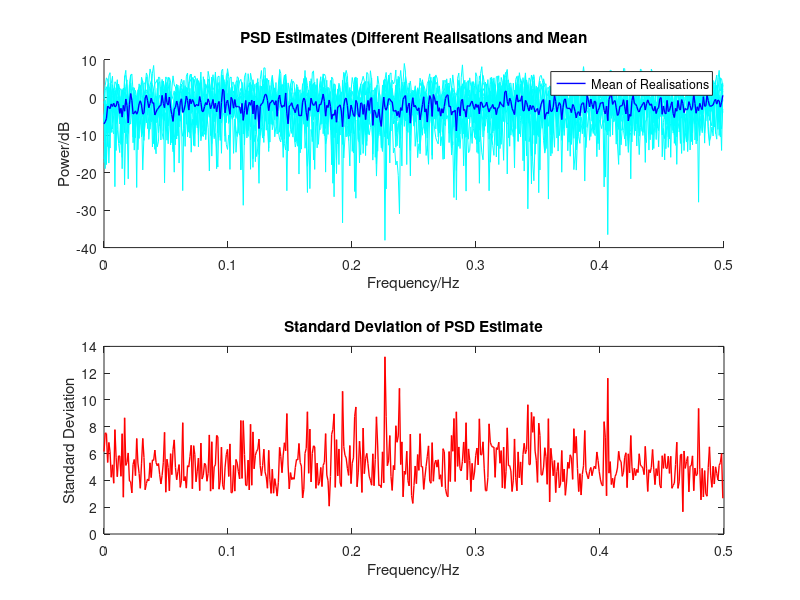
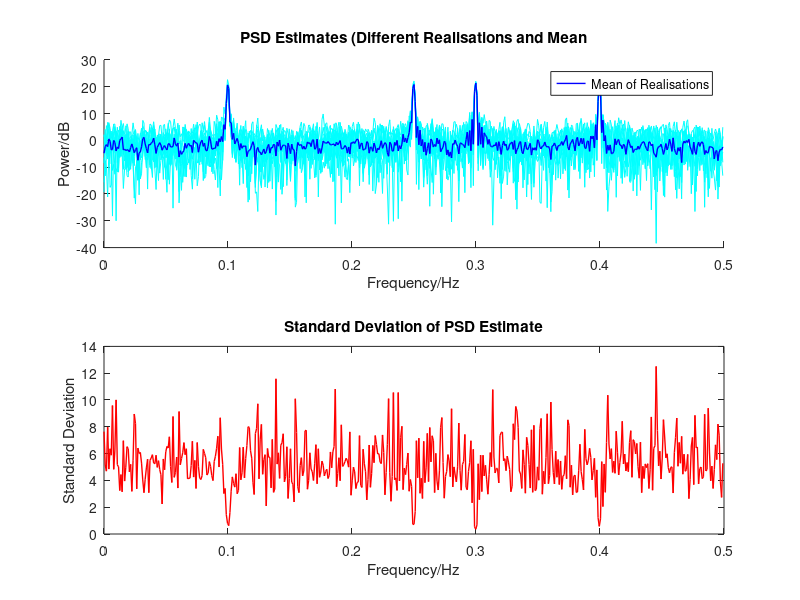

Here is the MATLAB script that generated these plots, in order:
% ASPMI Exercise 2.1b
% Plot your estimates in dB, together with their associated standard
% deviation (again as in Fig. 1 for comparison).

N = 512; % Set N of 512

%%%%%%%%%%%%%%%%%%%%%%% Find correlograms of WGN %%%%%%%%%%%%%%%%%%%%%%%%%%

% Create matrix of 10 realisations of N-length WGN vectors
R = 10; % Number of realisations
x_wgn = randn(N,R); % Create matrix of WGN noise
% Find Biased ACF of WGN noise for all realisations
x_wgn_bacf = zeros(2*N-1,R);
for i = 1:R
    x_wgn_bacf(:,i) = xcorr(x_wgn(:,i),'biased');
end


% Plot Correlogram of WGN
% Find FFT of both ACFs
fft_x_wgn_bacf = fft(x_wgn_bacf,[],1);
% Find the magnitude of correlogram
mag_corr_x_wgn_bacf = abs(fftshift(fft_x_wgn_bacf,1));
f_hs = 0:1/(2*N):0.5-1/(2*N); % Find the half spectrum frequencies
% Find the half-spectrum magnitudes
mag_corr_x_wgn_bacf_hs = mag_corr_x_wgn_bacf(N:end,:);
% Find logarithmic power
mag_corr_x_wgn_bacf_hs_db = 10*log10(mag_corr_x_wgn_bacf_hs);
% Plot correlogram magnitude spectrum of WGN
figure(1)
subplot(2,1,1)
hold on;
h1 = plot(f_hs,mag_corr_x_wgn_bacf_hs_db,'c','LineWidth',0.25);
h2 = plot(f_hs,mean(mag_corr_x_wgn_bacf_hs_db,2),'b','LineWidth',1);
% h3 = plot(f_hs,ones(length(f_hs)),'r--','LineWidth',1,'DisplayName','P=1');
title('PSD Estimates (Different Realisations and Mean')
xlabel('Frequency/Hz')
ylabel('Power/dB')
legend(h2, 'Mean of Realisations')

subplot(2,1,2)
plot(f_hs,std(mag_corr_x_wgn_bacf_hs_db,0,2),'r','LineWidth',1);
title('Standard Deviation of PSD Estimate')
xlabel('Frequency/Hz')
ylabel('Standard Deviation')

%%%%%%%%%%%%%%%% Find correlograms of Sine Waves in WGN %%%%%%%%%%%%%%%%%%%

% Create matrix of 10 realisations of N-length vectors
R = 10; % Number of realisations
n = 1:N;
f_1 = 0.1;
f_2 = 0.25;
f_3 = 0.3;
f_4 = 0.4;
x_sw = zeros(N,R);
for i = 1:10
    % Create vector of noisy signal
    x_sw(:,i) = sin(2*pi*f_1*n).' + sin(2*pi*f_2*n).' + ...
        + sin(2*pi*f_3*n).' + sin(2*pi*f_4*n).' + ...
        randn(N,1);
end
% Find Biased ACF of WGN noise for all realisations
x_sw_bacf = zeros(2*N-1,R);
for i = 1:R
    x_sw_bacf(:,i) = xcorr(x_sw(:,i),'biased');
end


% Plot Correlogram of WGN
% Find FFT of both ACFs
fft_x_sw_bacf = fft(x_sw_bacf,[],1);
% Find the magnitude of correlogram
mag_corr_x_sw_bacf = abs(fftshift(fft_x_sw_bacf,1));
f_hs = 0:1/(2*N):0.5-1/(2*N); % Find the half spectrum frequencies
% Find the half-spectrum magnitudes
mag_corr_x_sw_bacf_hs = mag_corr_x_sw_bacf(N:end,:);
% Find logarithmic power
mag_corr_x_sw_bacf_hs_db = 10*log10(mag_corr_x_sw_bacf_hs);
% Plot correlogram magnitude spectrum of WGN
figure(2)
subplot(2,1,1)
hold on;
h1 = plot(f_hs,mag_corr_x_sw_bacf_hs_db,'c','LineWidth',0.25);
h2 = plot(f_hs,mean(mag_corr_x_sw_bacf_hs_db,2),'b','LineWidth',1);
title('PSD Estimates (Different Realisations and Mean')
xlabel('Frequency/Hz')
ylabel('Power/dB')
legend(h2, 'Mean of Realisations')

subplot(2,1,2)
plot(f_hs,std(mag_corr_x_sw_bacf_hs_db,0,2),'r','LineWidth',1);
title('Standard Deviation of PSD Estimate')
xlabel('Frequency/Hz')
ylabel('Standard Deviation')